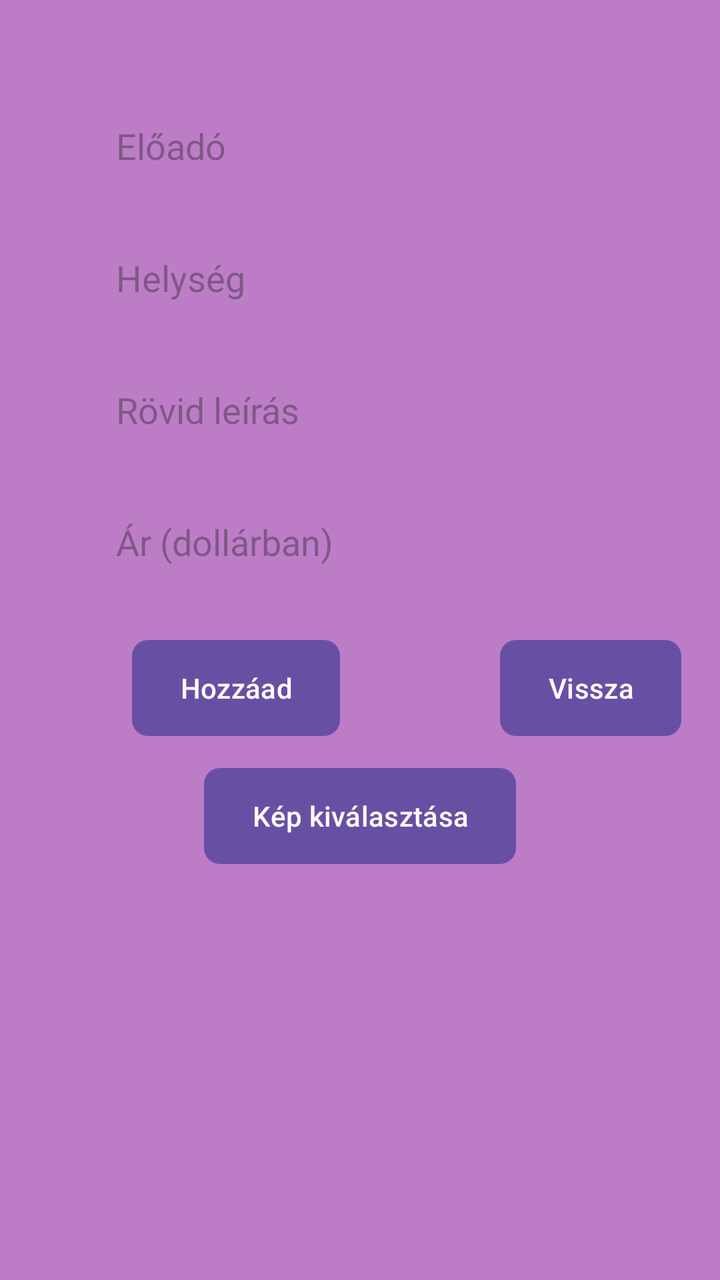
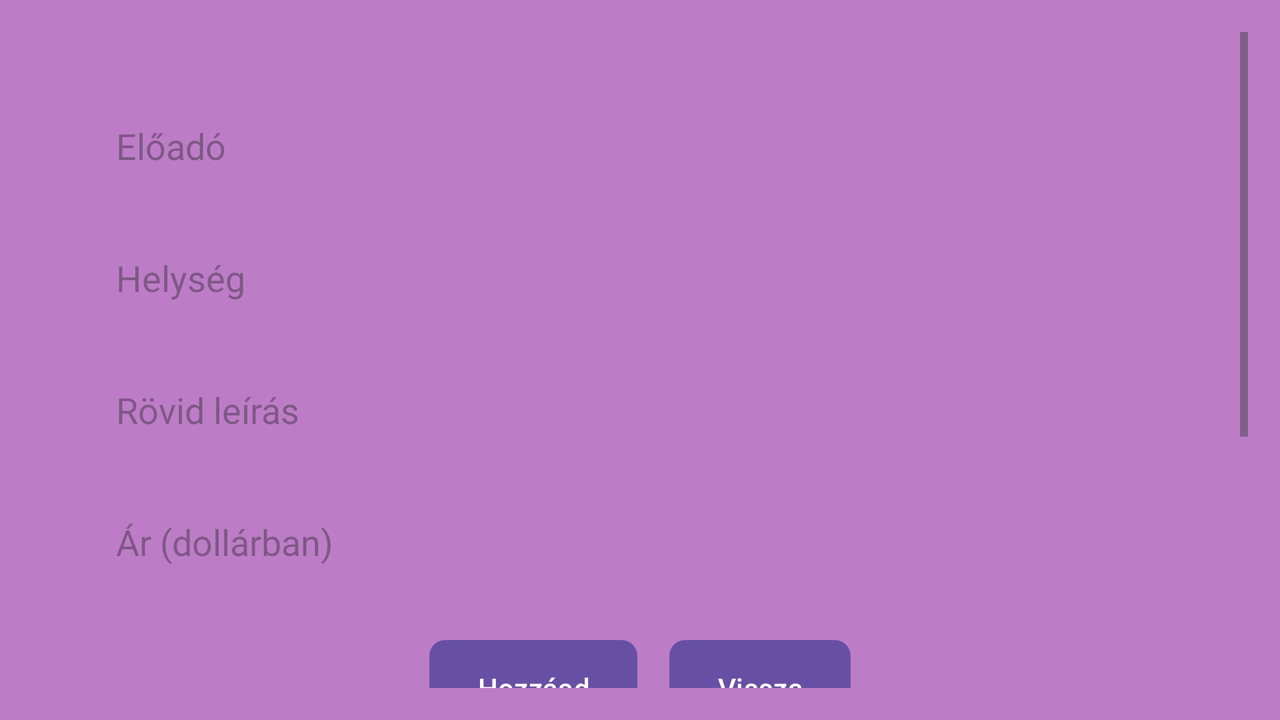

One screen, two layout resources from the same app: the default and the repository's alternative for another configuration. Each is rendered where Android would select it; the XML of both is given below.
<!-- AndroidManifest.xml: application theme Theme.Concert_shop -->
<!-- res/layout/activity_add_ticket.xml -->
<?xml version="1.0" encoding="utf-8"?>
<RelativeLayout xmlns:android="http://schemas.android.com/apk/res/android"
    android:layout_width="match_parent"
    android:layout_height="match_parent"
    xmlns:tools="http://schemas.android.com/tools"
    android:padding="16dp"
    tools:context=".AddTicket"
    android:background="#BC7DC6">

    <EditText
        android:id="@+id/editTextArtist"
        android:layout_width="match_parent"
        android:layout_height="50dp"
        android:hint="Előadó"
        android:layout_marginLeft="32dp"
        android:layout_marginRight="32dp"
        android:layout_marginTop="32dp"
        android:inputType="textPersonName"
        android:background="@drawable/edit_text_background"
        android:padding="10dp"/>

    <EditText
        android:id="@+id/editTextVenue"
        android:layout_width="match_parent"
        android:layout_height="50dp"
        android:hint="Helység"
        android:layout_below="@id/editTextArtist"
        android:layout_marginLeft="32dp"
        android:layout_marginRight="32dp"
        android:layout_marginTop="16dp"
        android:background="@drawable/edit_text_background"
        android:padding="10dp"/>

    <EditText
        android:id="@+id/editTextDescription"
        android:layout_width="match_parent"
        android:layout_height="50dp"
        android:hint="Rövid leírás"
        android:layout_below="@id/editTextVenue"
        android:layout_marginLeft="32dp"
        android:layout_marginRight="32dp"
        android:layout_marginTop="16dp"
        android:background="@drawable/edit_text_background"
        android:padding="10dp"/>

    <EditText
        android:id="@+id/editTextPrice"
        android:layout_width="match_parent"
        android:layout_height="50dp"
        android:hint="Ár (dollárban)"
        android:inputType="number"
        android:layout_below="@id/editTextDescription"
        android:layout_marginLeft="32dp"
        android:layout_marginRight="32dp"
        android:layout_marginTop="16dp"
        android:background="@drawable/edit_text_background"
        android:padding="10dp"/>

    <RelativeLayout
        android:id="@+id/buttonLayout"
        android:layout_width="match_parent"
        android:layout_height="wrap_content"
        android:layout_below="@id/editTextPrice"
        android:layout_centerHorizontal="true"
        android:layout_marginTop="24dp">

        <Button
            android:id="@+id/buttonSubmit"
            android:layout_width="wrap_content"
            android:layout_height="wrap_content"
            android:layout_marginStart="50dp"
            android:text="Hozzáad"
            android:background="@drawable/button_background"
            android:onClick="submitTicketClicked"/>

        <Button
            android:id="@+id/buttonCancel"
            android:layout_width="wrap_content"
            android:layout_height="wrap_content"
            android:layout_toEndOf="@id/buttonSubmit"
            android:layout_marginStart="80dp"
            android:text="Vissza"
            android:background="@drawable/button_background"
            android:onClick="cancelButtonClicked"/>

        <Button
            android:id="@+id/buttonSelectImage"
            android:layout_width="wrap_content"
            android:layout_height="wrap_content"
            android:layout_below="@id/buttonSubmit"
            android:layout_centerHorizontal="true"
            android:layout_marginTop="16dp"
            android:text="Kép kiválasztása"
            android:background="@drawable/button_background"/>

        <ImageView
            android:id="@+id/imageViewSelected"
            android:layout_width="200dp"
            android:layout_height="100dp"
            android:layout_below="@id/buttonSelectImage"
            android:layout_centerHorizontal="true"
            android:layout_marginTop="16dp"/>
    </RelativeLayout>

</RelativeLayout>
<!-- resources referenced by this layout -->
<resources>
  <!-- drawable button_background (drawable) -->
  <?xml version="1.0" encoding="utf-8"?>
  <ripple xmlns:android="http://schemas.android.com/apk/res/android"
      android:color="?android:attr/colorControlHighlight">
      <item>
          <shape android:shape="rectangle">
              <corners android:radius="8dp"/>
              <solid android:color="#FFFFFF"/> 
          </shape>
      </item>
  </ripple>
  <style name="Theme.Concert_shop" parent="Base.Theme.Concert_shop" />
  <style name="Base.Theme.Concert_shop" parent="Theme.Material3.DayNight.NoActionBar">
          
          
      </style>
</resources>
<!-- res/layout-land/activity_add_ticket.xml (the repository's variant of the layout above) -->
<!-- drawn on the phone turned sideways -->
<?xml version="1.0" encoding="utf-8"?>
<androidx.constraintlayout.widget.ConstraintLayout
    xmlns:android="http://schemas.android.com/apk/res/android"
    xmlns:app="http://schemas.android.com/apk/res-auto"
    xmlns:tools="http://schemas.android.com/tools"
    android:layout_width="match_parent"
    android:layout_height="match_parent"
    android:padding="16dp"
    tools:context=".AddTicket"
    android:background="#BC7DC6">

    <ScrollView
        android:layout_width="0dp"
        android:layout_height="0dp"
        app:layout_constraintTop_toTopOf="parent"
        app:layout_constraintBottom_toBottomOf="parent"
        app:layout_constraintStart_toStartOf="parent"
        app:layout_constraintEnd_toEndOf="parent">

        <androidx.constraintlayout.widget.ConstraintLayout
            android:id="@+id/innerLayout"
            android:layout_width="match_parent"
            android:layout_height="wrap_content">
        <EditText
        android:id="@+id/editTextArtist"
        android:layout_width="0dp"
        android:layout_height="50dp"
        android:hint="Előadó"
        android:layout_marginStart="32dp"
        android:layout_marginEnd="32dp"
        android:layout_marginTop="32dp"
        android:inputType="textPersonName"
        android:background="@drawable/edit_text_background"
        android:padding="10dp"
        app:layout_constraintTop_toTopOf="parent"
        app:layout_constraintStart_toStartOf="parent"
        app:layout_constraintEnd_toEndOf="parent"/>

    <EditText
        android:id="@+id/editTextVenue"
        android:layout_width="0dp"
        android:layout_height="50dp"
        android:hint="Helység"
        android:layout_marginTop="16dp"
        android:background="@drawable/edit_text_background"
        android:padding="10dp"
        app:layout_constraintTop_toBottomOf="@id/editTextArtist"
        app:layout_constraintStart_toStartOf="@id/editTextArtist"
        app:layout_constraintEnd_toEndOf="@id/editTextArtist"/>

    <EditText
        android:id="@+id/editTextDescription"
        android:layout_width="0dp"
        android:layout_height="50dp"
        android:hint="Rövid leírás"
        android:layout_marginTop="16dp"
        android:background="@drawable/edit_text_background"
        android:padding="10dp"
        app:layout_constraintTop_toBottomOf="@id/editTextVenue"
        app:layout_constraintStart_toStartOf="@id/editTextVenue"
        app:layout_constraintEnd_toEndOf="@id/editTextVenue"/>

    <EditText
        android:id="@+id/editTextPrice"
        android:layout_width="0dp"
        android:layout_height="50dp"
        android:hint="Ár (dollárban)"
        android:inputType="number"
        android:layout_marginTop="16dp"
        android:background="@drawable/edit_text_background"
        android:padding="10dp"
        app:layout_constraintTop_toBottomOf="@id/editTextDescription"
        app:layout_constraintStart_toStartOf="@id/editTextDescription"
        app:layout_constraintEnd_toEndOf="@id/editTextDescription"/>

    <Button
        android:id="@+id/buttonSubmit"
        android:layout_width="wrap_content"
        android:layout_height="wrap_content"
        android:layout_marginTop="24dp"
        android:layout_marginEnd="16dp"
        android:background="@drawable/button_background"
        android:onClick="submitTicketClicked"
        android:text="Hozzáad"
        app:layout_constraintEnd_toStartOf="@id/buttonCancel"
        app:layout_constraintHorizontal_chainStyle="packed"
        app:layout_constraintStart_toStartOf="parent"
        app:layout_constraintTop_toBottomOf="@id/editTextPrice" />

    <Button
        android:id="@+id/buttonCancel"
        android:layout_width="wrap_content"
        android:layout_height="wrap_content"
        android:background="@drawable/button_background"
        android:onClick="cancelButtonClicked"
        android:text="Vissza"
        app:layout_constraintEnd_toEndOf="parent"
        app:layout_constraintStart_toEndOf="@id/buttonSubmit"
        app:layout_constraintTop_toTopOf="@id/buttonSubmit" />

    <Button
        android:id="@+id/buttonSelectImage"
        android:layout_width="wrap_content"
        android:layout_height="wrap_content"
        android:text="Kép kiválasztása"
        android:background="@drawable/button_background"
        app:layout_constraintTop_toBottomOf="@id/buttonSubmit"
        app:layout_constraintStart_toStartOf="parent"
        app:layout_constraintEnd_toEndOf="parent"
        android:layout_marginTop="16dp"/>

    <ImageView
        android:id="@+id/imageViewSelected"
        android:layout_width="200dp"
        android:layout_height="100dp"
        android:layout_centerHorizontal="true"
        android:layout_marginTop="16dp"
        app:layout_constraintTop_toBottomOf="@id/buttonSelectImage"
        app:layout_constraintStart_toStartOf="parent"
        app:layout_constraintEnd_toEndOf="parent"/>
</androidx.constraintlayout.widget.ConstraintLayout>
    </ScrollView>
</androidx.constraintlayout.widget.ConstraintLayout>
